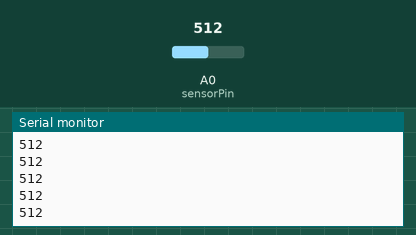
Bench run of a sketch on a simulated Arduino Uno, built with avr-gcc and run on an emulated ATmega328P. Shown: the last lines printed to the serial monitor. The inputs (shaded band) are chosen by the test bench; at power-on: A0 (sensorPin) = 512.

Above: at 1.2 s.
1.3 s: A0 (sensorPin) set to 716
At 1.56 s:
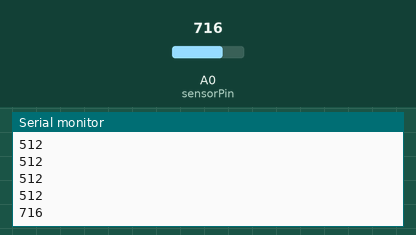
2.8 s: A0 (sensorPin) set to 900
At 2.96 s:
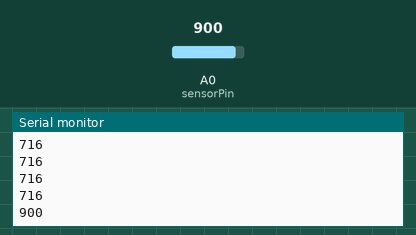
Timing chart, 0 to 5.8 s (numbered marks = the images above; inputs shaded):
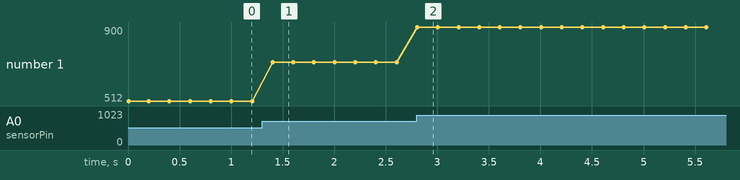

The sketch:

SensorTest.ino
```cpp
const int sensorPin = A0;  // Пин, к которому подключен фотодиод

void setup() {
  Serial.begin(115200);
  Serial.println("Считывание значений фотодиода...");
}

void loop() {
  int sensorValue = analogRead(sensorPin); // Читаем значение
  Serial.println(sensorValue); // Выводим в монитор порта

  delay(200); // Задержка для удобства чтения
}
```

Measured:
- after the input at 1.3 s, the serial monitor: prints a new line after 0.10 s (image 1)
- after the input at 2.8 s, the serial monitor: prints a new line at once (image 2)
- plotted number 1: 512 → 716 after the input at 1.3 s, 716 → 900 after the input at 2.8 s
